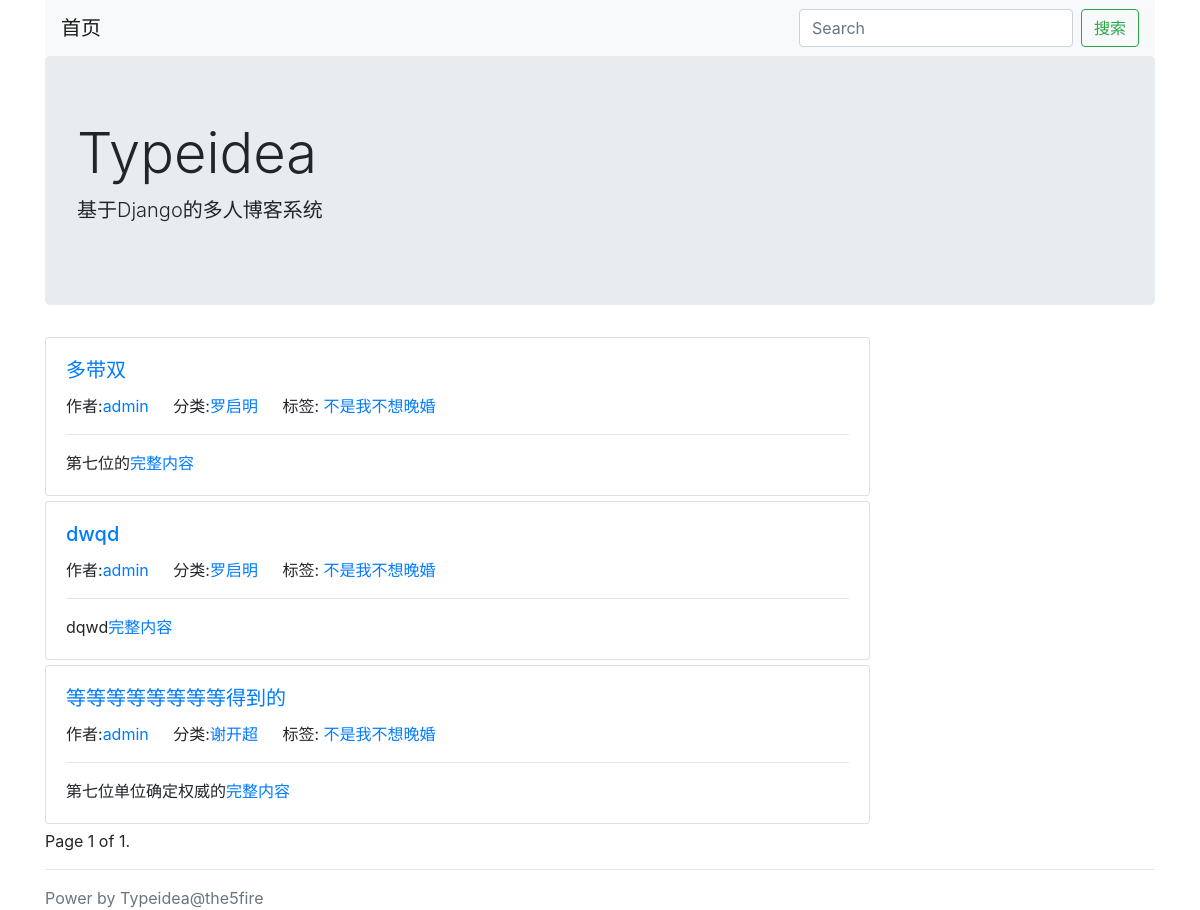
The page / on the database its author committed.
### blog/models.py (models this page shows, shortened)
class Post(models.Model):
    STATUS_NORMAL = 1
    STATUS_DELETE = 0
    STATUS_DRAFT = 2
    STATUS_ITEMS = (
        (STATUS_NORMAL, '正常'),
        (STATUS_DELETE, '删除'),
        (STATUS_DRAFT, '草稿'),
    )
    title = models.CharField(max_length=255, verbose_name="标题")
    desc = models.CharField(max_length=1024, blank=True, verbose_name="摘要")
    content = models.TextField(verbose_name="正文", help_text="正文必须为MarkDown格式")
    content_html = models.TextField(verbose_name="正文html代码", blank=True, editable=False)
    status = models.PositiveIntegerField(default=STATUS_NORMAL, choices=STATUS_ITEMS, verbose_name="状态")
    is_md = models.BooleanField(default=False, verbose_name="markdown语法")
    category = models.ForeignKey(Category, verbose_name="分类", on_delete=models.DO_NOTHING)
    tag = models.ManyToManyField(Tag, verbose_name="标签")
    owner = models.ForeignKey(User, verbose_name="作者", on_delete=models.DO_NOTHING)
    created_time = models.DateTimeField(auto_now_add=True, verbose_name="创建时间")
    pv = models.PositiveIntegerField(default=1)
    uv = models.PositiveIntegerField(default=1)
    class Meta:
        verbose_name = verbose_name_plural = "文章"
        ordering = ['-id']

class Category(models.Model):
    STATUS_NORMAL = 1
    STATUS_DELETE = 0
    STATUS_ITEMS = (
        (STATUS_NORMAL, '正常'),
        (STATUS_DELETE, '删除'),
    )
    name = models.CharField(max_length=50, verbose_name="名称")
    status = models.PositiveIntegerField(default=STATUS_NORMAL, choices=STATUS_ITEMS, verbose_name="状态")
    is_nav = models.BooleanField(default=False, verbose_name="是否为导航")
    owner = models.ForeignKey(User, verbose_name="作者", on_delete=models.DO_NOTHING)
    created_time = models.DateTimeField(auto_now_add=True, verbose_name="创建时间")
    class Meta:
        verbose_name = verbose_name_plural = '分类'

class Tag(models.Model):
    STATUS_NORMAL = 1
    STATUS_DELETE = 0
    STATUS_ITEMS = (
        (STATUS_NORMAL, '正常'),
        (STATUS_DELETE, '删除'),
    )
    name = models.CharField(max_length=10, verbose_name="名称")
    status = models.PositiveIntegerField(default=STATUS_NORMAL, choices=STATUS_ITEMS, verbose_name="状态")
    owner = models.ForeignKey(User, verbose_name="作者", on_delete=models.DO_NOTHING)
    created_time = models.DateTimeField(auto_now_add=True, verbose_name="创建时间")
    class Meta:
        verbose_name = verbose_name_plural = '标签'
        ordering = ['-id']

### blog/views.py (the view)
# urls.py: url(r'^$', IndexView.as_view(), name='index'),
class IndexView(CommonViewMixin , ListView):
    queryset = Post.latest_posts()
    paginate_by = 5
    context_object_name = 'post_list'
    template_name = 'blog/list.html'

### typeidea/themes/bootstrap/templates/blog/list.html (shortened to what this page needs)
{% extends "./base.html" %}
{% block main %}
    {% for post in post_list %}
    <div class="card post">
        <div class="card-body">
            <h5 class="card-title"><a href="{% url 'post-detail' post.id %}">{{ post.title }}</a></h5>
            <span class="card-link">作者:<a href="#">{{ post.owner.username }}</a></span>
            <span class="card-link">分类:<a href="{% url 'category-list' post.category_id %}">{{ post.category.name }}</a></span>
            <span class="card-link">标签:
                {% for tag in post.tag.all %}
                <a href="{% url 'tag-list' tag.id %}">{{ tag.name }}</a>
                {% endfor %}
            </span>
            <hr/>
            <p class="card-text">{{ post.desc }}<a href="{% url 'post-detail' post.id %}">完整内容</a></p>
        </div>
    </div>
    {% endfor %}
    {% if page_obj %}
        Page {{ page_obj.number }} of {{ paginator.num_pages }}.
    {% endif %}
{% endblock %}

### typeidea/themes/bootstrap/templates/blog/base.html (style rules this page uses)
.post { margin-bottom: 5px; }

### rows shown on the page
Post: title "多带双", owner.username "admin", category.name "罗启明", desc "第七位的"
Tag: name "不是我不想晚婚"
Post: title "dwqd", owner.username "admin", category.name "罗启明", desc "dqwd"
Post: title "等等等等等等等等得到的", owner.username "admin", category.name "谢开超", desc "第七位单位确定权威的"

### other values the page prints
{{ page_obj.number }} "1"
{{ paginator.num_pages }} "1"
